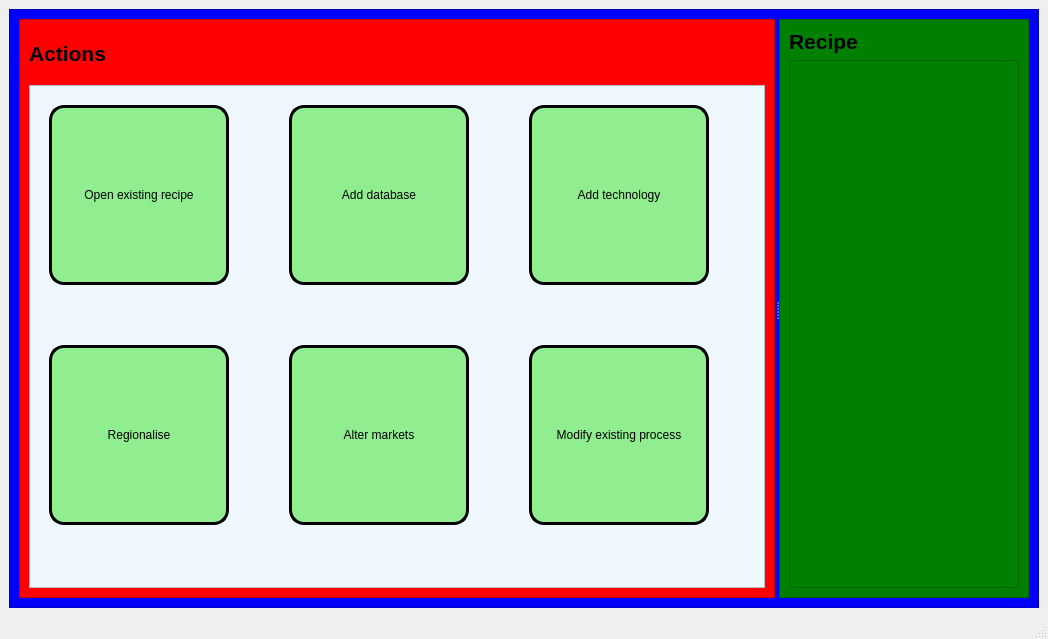
<?xml version="1.0" encoding="UTF-8"?>
<ui version="4.0">
 <class>MainWindow</class>
 <widget class="QMainWindow" name="MainWindow">
  <property name="geometry">
   <rect>
    <x>0</x>
    <y>0</y>
    <width>1048</width>
    <height>639</height>
   </rect>
  </property>
  <property name="windowTitle">
   <string>MainWindow</string>
  </property>
  <widget class="QWidget" name="centralwidget">
   <layout class="QGridLayout" name="gridLayout">
    <item row="0" column="0">
     <widget class="QFrame" name="frame">
      <property name="styleSheet">
       <string notr="true">background:blue</string>
      </property>
      <property name="frameShape">
       <enum>QFrame::StyledPanel</enum>
      </property>
      <property name="frameShadow">
       <enum>QFrame::Raised</enum>
      </property>
      <layout class="QGridLayout" name="gridLayout_2">
       <item row="0" column="0">
        <widget class="QSplitter" name="splitter">
         <property name="orientation">
          <enum>Qt::Horizontal</enum>
         </property>
         <widget class="QFrame" name="frame_2">
          <property name="styleSheet">
           <string notr="true">background:red
</string>
          </property>
          <property name="frameShape">
           <enum>QFrame::StyledPanel</enum>
          </property>
          <property name="frameShadow">
           <enum>QFrame::Raised</enum>
          </property>
          <layout class="QVBoxLayout" name="verticalLayout">
           <item>
            <widget class="QLabel" name="label">
             <property name="maximumSize">
              <size>
               <width>700</width>
               <height>50</height>
              </size>
             </property>
             <property name="text">
              <string>&lt;html&gt;&lt;head/&gt;&lt;body&gt;&lt;p&gt;&lt;span style=&quot; font-size:16pt; font-weight:600;&quot;&gt;Actions&lt;/span&gt;&lt;/p&gt;&lt;/body&gt;&lt;/html&gt;</string>
             </property>
            </widget>
           </item>
           <item>
            <widget class="QFrame" name="frame_4">
             <property name="styleSheet">
              <string notr="true">background:aliceblue
</string>
             </property>
             <property name="frameShape">
              <enum>QFrame::StyledPanel</enum>
             </property>
             <property name="frameShadow">
              <enum>QFrame::Raised</enum>
             </property>
             <widget class="QPushButton" name="pushButton">
              <property name="geometry">
               <rect>
                <x>20</x>
                <y>20</y>
                <width>180</width>
                <height>180</height>
               </rect>
              </property>
              <property name="minimumSize">
               <size>
                <width>180</width>
                <height>180</height>
               </size>
              </property>
              <property name="styleSheet">
               <string notr="true">background:lightgreen;
border:3px solid black;
border-radius:15px;</string>
              </property>
              <property name="text">
               <string>Open existing recipe</string>
              </property>
              <property name="checkable">
               <bool>false</bool>
              </property>
              <property name="flat">
               <bool>true</bool>
              </property>
             </widget>
             <widget class="QPushButton" name="pushButton_2">
              <property name="geometry">
               <rect>
                <x>260</x>
                <y>20</y>
                <width>180</width>
                <height>180</height>
               </rect>
              </property>
              <property name="minimumSize">
               <size>
                <width>180</width>
                <height>180</height>
               </size>
              </property>
              <property name="styleSheet">
               <string notr="true">background:lightgreen;
border:3px solid black;
border-radius:15px;</string>
              </property>
              <property name="text">
               <string>Add database</string>
              </property>
             </widget>
             <widget class="QPushButton" name="pushButton_3">
              <property name="geometry">
               <rect>
                <x>500</x>
                <y>20</y>
                <width>180</width>
                <height>180</height>
               </rect>
              </property>
              <property name="minimumSize">
               <size>
                <width>180</width>
                <height>180</height>
               </size>
              </property>
              <property name="styleSheet">
               <string notr="true">background:lightgreen;
border:3px solid black;
border-radius:15px;</string>
              </property>
              <property name="text">
               <string>Add technology</string>
              </property>
             </widget>
             <widget class="QPushButton" name="pushButton_4">
              <property name="geometry">
               <rect>
                <x>500</x>
                <y>260</y>
                <width>180</width>
                <height>180</height>
               </rect>
              </property>
              <property name="minimumSize">
               <size>
                <width>180</width>
                <height>180</height>
               </size>
              </property>
              <property name="styleSheet">
               <string notr="true">background:lightgreen;
border:3px solid black;
border-radius:15px;</string>
              </property>
              <property name="text">
               <string>Modify existing process</string>
              </property>
             </widget>
             <widget class="QPushButton" name="pushButton_5">
              <property name="geometry">
               <rect>
                <x>260</x>
                <y>260</y>
                <width>180</width>
                <height>180</height>
               </rect>
              </property>
              <property name="minimumSize">
               <size>
                <width>180</width>
                <height>180</height>
               </size>
              </property>
              <property name="styleSheet">
               <string notr="true">background:lightgreen;
border:3px solid black;
border-radius:15px;</string>
              </property>
              <property name="text">
               <string>Alter markets</string>
              </property>
             </widget>
             <widget class="QPushButton" name="pushButton_6">
              <property name="geometry">
               <rect>
                <x>20</x>
                <y>260</y>
                <width>180</width>
                <height>180</height>
               </rect>
              </property>
              <property name="minimumSize">
               <size>
                <width>180</width>
                <height>180</height>
               </size>
              </property>
              <property name="styleSheet">
               <string notr="true">background:lightgreen;
border:3px solid black;
border-radius:15px;</string>
              </property>
              <property name="text">
               <string>Regionalise</string>
              </property>
             </widget>
            </widget>
           </item>
          </layout>
         </widget>
         <widget class="QFrame" name="frame_3">
          <property name="maximumSize">
           <size>
            <width>250</width>
            <height>16777215</height>
           </size>
          </property>
          <property name="styleSheet">
           <string notr="true">background:green
</string>
          </property>
          <property name="frameShape">
           <enum>QFrame::StyledPanel</enum>
          </property>
          <property name="frameShadow">
           <enum>QFrame::Raised</enum>
          </property>
          <layout class="QVBoxLayout" name="verticalLayout_2">
           <item>
            <widget class="QLabel" name="label_2">
             <property name="maximumSize">
              <size>
               <width>700</width>
               <height>50</height>
              </size>
             </property>
             <property name="text">
              <string>&lt;html&gt;&lt;head/&gt;&lt;body&gt;&lt;p&gt;&lt;span style=&quot; font-size:16pt; font-weight:600;&quot;&gt;Recipe&lt;/span&gt;&lt;/p&gt;&lt;/body&gt;&lt;/html&gt;</string>
             </property>
            </widget>
           </item>
           <item>
            <widget class="QListView" name="listView"/>
           </item>
          </layout>
         </widget>
        </widget>
       </item>
      </layout>
     </widget>
    </item>
   </layout>
  </widget>
  <widget class="QMenuBar" name="menubar">
   <property name="geometry">
    <rect>
     <x>0</x>
     <y>0</y>
     <width>1048</width>
     <height>26</height>
    </rect>
   </property>
  </widget>
  <widget class="QStatusBar" name="statusbar"/>
 </widget>
 <resources/>
 <connections/>
 <designerdata>
  <property name="gridDeltaX">
   <number>20</number>
  </property>
  <property name="gridDeltaY">
   <number>20</number>
  </property>
  <property name="gridSnapX">
   <bool>true</bool>
  </property>
  <property name="gridSnapY">
   <bool>true</bool>
  </property>
  <property name="gridVisible">
   <bool>true</bool>
  </property>
 </designerdata>
</ui>
